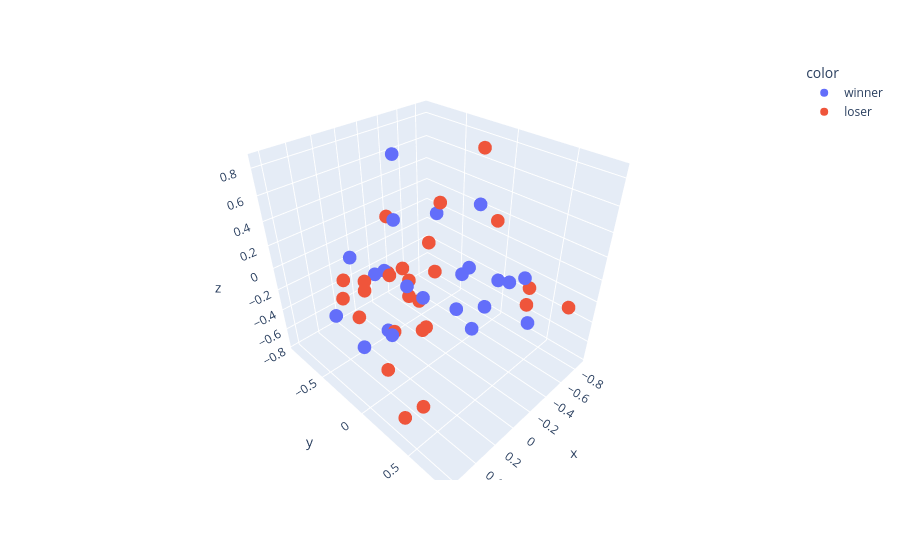

The cell this chart's notebook holds for it:
### Code cell
px.scatter_3d(x=reduced_syntax[:, 0], y=reduced_syntax[:, 1], z=reduced_syntax[:, 2], color=genotype)

### Figure 1 — Plotly figure (JSON) as saved in the notebook; plotly's stock layout.template omitted (floating-point values rounded to 4 significant figures)
{"data": [{"hovertemplate": "color=winner<br>x=%{x}<br>y=%{y}<br>z=%{z}<extra></extra>", "legendgroup": "winner", "marker": {"color": "#636efa", "symbol": "circle"}, "mode": "markers", "name": "winner", "scene": "scene", "showlegend": true, "type": "scatter3d", "x": [-0.5244, -0.5357, -0.3528, -0.4359, -0.7391, -0.04861, -0.7235, 0.4991, 0.1168, 0.3014, -0.4674, 0.3013, 0.2403, 0.5223, 0.341, 0.3004, -0.05924, -0.4121, 0.3188, 0.3359, -0.2295, -0.176], "y": [0.4629, -0.01404, 0.6394, -0.06109, -0.1611, 0.2373, 0.195, 0.1494, -0.2049, -0.4318, 0.1609, -0.1028, -0.898, 0.2154, -0.4333, -0.212, -0.395, 0.3106, 0.2876, 0.1604, -0.1391, 0.2295], "z": [0.0215, -0.7719, -0.1881, -0.1646, 0.3027, -0.1199, -0.2615, -0.02654, 0.4896, -0.7053, -0.386, 0.2176, -0.692, -0.01076, 0.185, 0.132, 0.8468, -0.01871, 0.2159, 0.2461, 0.4308, 0.1706]}, {"hovertemplate": "color=loser<br>x=%{x}<br>y=%{y}<br>z=%{z}<extra></extra>", "legendgroup": "loser", "marker": {"color": "#EF553B", "symbol": "circle"}, "mode": "markers", "name": "loser", "scene": "scene", "showlegend": true, "type": "scatter3d", "x": [0.4028, 0.6238, 0.6248, -0.6003, 0.4397, 0.4785, 0.3612, 0.1891, -0.0009445, 0.1624, 0.1898, -0.1681, 0.3021, -0.8749, -0.5944, 0.6294, -0.5118, 0.4471, -0.7764, 0.5717, 0.3002, 0.4396, -0.3211, -0.5939, 0.2927, -0.5864], "y": [0.3675, 0.4216, 0.5997, 0.4639, -0.2509, 0.1866, 0.02353, -0.2065, -0.2699, 0.08251, 0.01489, -0.04454, 0.1373, -0.2612, 0.4608, 0.2857, 0.189, -0.1431, -0.7847, 0.04255, 0.2926, -0.3976, -0.8245, 0.8028, -0.6686, -0.5149], "z": [0.05264, -0.5415, -0.2785, -0.1082, -0.1952, -0.0276, 0.2748, 0.09065, 0.003108, -0.01355, 0.1403, 0.5731, 0.1362, 0.6993, -0.2663, -0.1901, 0.3882, 0.1071, -0.3437, 0.3464, -0.03466, 0.05614, 0.09779, -0.09378, -0.3426, -0.4432]}], "layout": {"legend": {"title": {"text": "color"}, "tracegroupgap": 0}, "margin": {"t": 60}, "scene": {"domain": {"x": [0, 1], "y": [0, 1]}, "xaxis": {"title": {"text": "x"}}, "yaxis": {"title": {"text": "y"}}, "zaxis": {"title": {"text": "z"}}}}}
